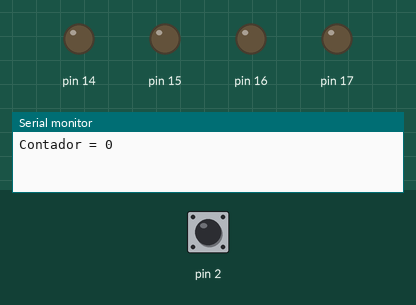
Simulated run of this program. Board: Arduino Uno, built with avr-gcc and run on an emulated ATmega328P. Shown: output pins drawn as LEDs (lit = HIGH), the last lines printed to the serial monitor. Dashed ring = blinking. Inputs (shaded band) come from the test bench; at power-on: pin 2 HIGH.

Above: at 1.2 s.
1.3 s: pin 2 pulled LOW for 1 s
At 2.9 s:
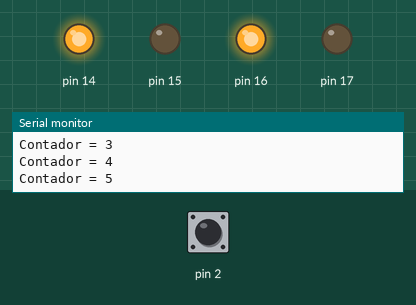
3.8 s: pin 2 pulled LOW for 0.25 s
At 4.3 s:
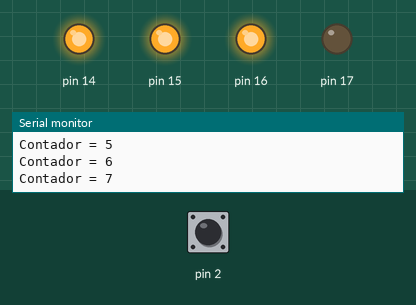
5.5 s: pin 2 pulled LOW for 0.25 s
At 6.7 s:
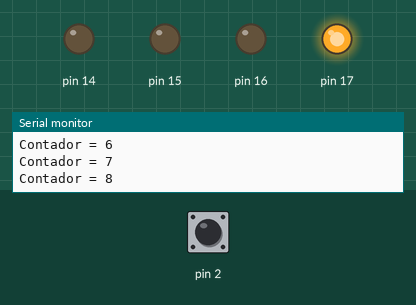
7.2 s: pin 2 pulled LOW for 3.2 s
At 8.5 s:
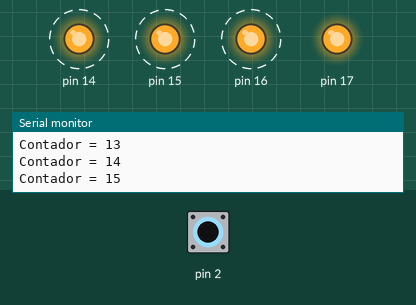
Timing chart, 0 to 11.7 s (numbered marks = the images above; inputs shaded):
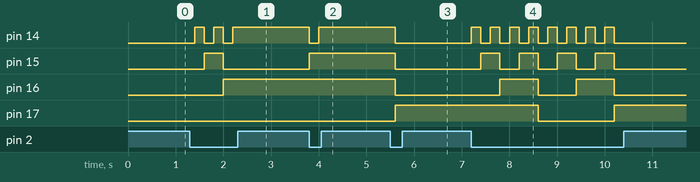

The program:

main.cpp
```cpp
#include <Arduino.h>

// Contador de 8 bits
uint8_t contador = 0;

void IncrementarContador()
{
    contador++;
    // Mostrar los 4 bits inferiores en los LEDs
    PORTC = (PORTC & 0xF0) | (contador & 0x0F);

    // Mostrar valor por Serial
    Serial.print("Contador = ");
    Serial.println(contador);

}

void setup()
{
    // PD2 como entrada (Arduino D2)
    DDRD &= ~(1 << PD2);
    // pull-up interno activado para PD2
    PORTD |= (1 << PD2);

    // PC0-PC3 como salidas (Arduino A0-A3)
    DDRC |= 0x0F;

    // Inicializar las salidas de los LEDs
    PORTC &= 0xF0;

    // Inicializar comunicación serial
    // PD0 (RX) y PD1 (TX) quedan reservados para Serial
    Serial.begin(9600);

    // Mostrar valor inicial
    Serial.print("Contador = ");
    Serial.println(contador);
}

void loop()
{
    // Leer pulsador conectado a PD2 (Arduino D2)
    if ((PIND & (1 << PD2)) == 0)
    {
        IncrementarContador();

    }
    delay(200);
}
```

Measured:
- after the input at 1.3 s, pin 14: alternates HIGH for 0.20 s and LOW for 0.20 s, 5 changes in all, then stays HIGH, starting after 0.10 s; pin 15: LOW → HIGH after 0.30 s, → LOW 0.40 s later; pin 16: LOW → HIGH after 0.70 s
- after the input at 3.8 s, pin 14: HIGH → LOW at once, → HIGH 0.20 s later; pin 15: LOW → HIGH at once
- after the input at 5.5 s, pin 14–16: HIGH → LOW after 0.10 s; pin 17: LOW → HIGH after 0.10 s
- after the input at 7.2 s, pin 14: alternates HIGH for 0.20 s and LOW for 0.20 s, 16 changes in all, then stays LOW, starting at once; pin 15: alternates HIGH for 0.40 s and LOW for 0.40 s, 8 changes in all, then stays LOW, starting after 0.20 s
